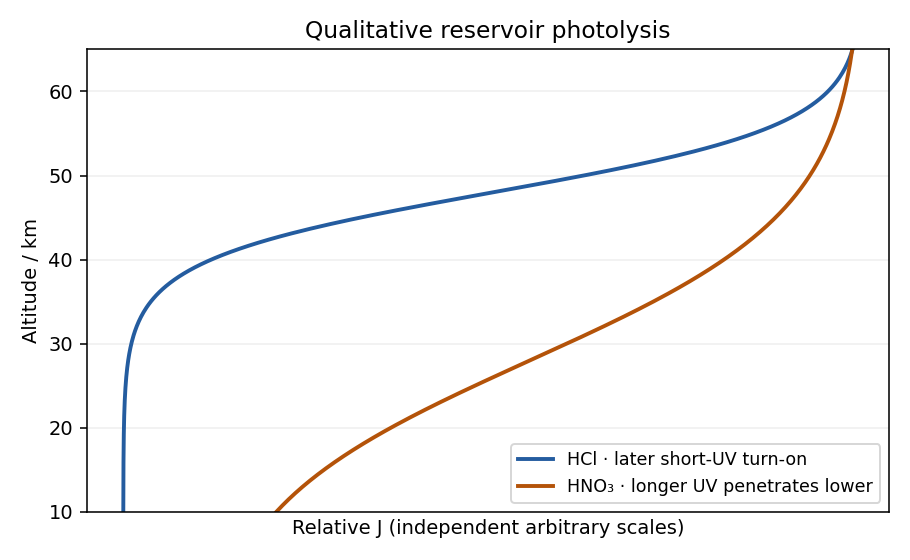

Here is the Python script that generated this plot:
"""Original solution diagram; Python 3.14, matplotlib 3.10, numpy 2.3.
Run from the mirrored media directory: PNG basename is written to cwd.
"""
from pathlib import Path
import sys
sys.path.insert(0,str(Path(__file__).resolve().parents[2]))
import numpy as np
import matplotlib
matplotlib.use('Agg')
import matplotlib.pyplot as plt
from tools.chemistry_diagram import atom,bond,ring,curly,flow,finish,save,wedge,BLUE,ORANGE

fig,ax=plt.subplots(figsize=(6.5,4));z=np.linspace(10,65,300)
ax.plot(1/(1+np.exp(-(z-48)/4)),z,label='HCl · later short-UV turn-on',color=BLUE,lw=2)
ax.plot(.10+.9/(1+np.exp(-(z-28)/9)),z,label='HNO₃ · longer UV penetrates lower',color=ORANGE,lw=2)
ax.set(xlabel='Relative J (independent arbitrary scales)',ylabel='Altitude / km',title='Qualitative reservoir photolysis',xticks=[],ylim=(10,65));ax.legend(fontsize=9,loc='lower right');ax.grid(alpha=.2);fig.tight_layout()
save(fig,Path(__file__).with_suffix('.png').name)
